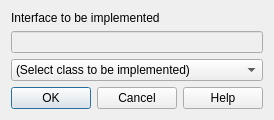
<?xml version="1.0" encoding="UTF-8"?>
<ui version="4.0">
 <class>IDD_ImplBox</class>
 <widget class="QDialog" name="IDD_ImplBox">
  <property name="geometry">
   <rect>
    <x>0</x>
    <y>0</y>
    <width>261</width>
    <height>120</height>
   </rect>
  </property>
  <property name="sizePolicy">
   <sizepolicy hsizetype="Minimum" vsizetype="Minimum">
    <horstretch>0</horstretch>
    <verstretch>0</verstretch>
   </sizepolicy>
  </property>
  <property name="windowTitle">
   <string>Implementation</string>
  </property>
  <layout class="QGridLayout" name="gridLayout">
   <property name="margin">
    <number>11</number>
   </property>
   <item row="0" column="0">
    <layout class="QVBoxLayout">
     <property name="spacing">
      <number>6</number>
     </property>
     <property name="margin">
      <number>0</number>
     </property>
     <item>
      <widget class="QLabel" name="Label_IDC_ComboEx">
       <property name="focusPolicy">
        <enum>Qt::NoFocus</enum>
       </property>
       <property name="text">
        <string>Interface to be implemented</string>
       </property>
       <property name="alignment">
        <set>Qt::AlignVCenter</set>
       </property>
      </widget>
     </item>
     <item>
      <widget class="QLineEdit" name="ImplSel">
       <property name="enabled">
        <bool>false</bool>
       </property>
       <property name="focusPolicy">
        <enum>Qt::NoFocus</enum>
       </property>
       <property name="alignment">
        <set>Qt::AlignLeading</set>
       </property>
      </widget>
     </item>
     <item>
      <widget class="QComboBox" name="ImplTypes">
       <property name="sizeAdjustPolicy">
        <enum>QComboBox::AdjustToContents</enum>
       </property>
       <item>
        <property name="text">
         <string>(Select class to be implemented)</string>
        </property>
       </item>
      </widget>
     </item>
    </layout>
   </item>
   <item row="1" column="0">
    <layout class="QHBoxLayout">
     <property name="spacing">
      <number>6</number>
     </property>
     <property name="margin">
      <number>0</number>
     </property>
     <item>
      <widget class="QPushButton" name="ID_OK">
       <property name="focusPolicy">
        <enum>Qt::NoFocus</enum>
       </property>
       <property name="text">
        <string>OK</string>
       </property>
       <property name="default">
        <bool>true</bool>
       </property>
      </widget>
     </item>
     <item>
      <widget class="QPushButton" name="ID_CANCEL">
       <property name="focusPolicy">
        <enum>Qt::NoFocus</enum>
       </property>
       <property name="text">
        <string>Cancel</string>
       </property>
      </widget>
     </item>
     <item>
      <widget class="QPushButton" name="ID_HELP">
       <property name="focusPolicy">
        <enum>Qt::NoFocus</enum>
       </property>
       <property name="text">
        <string>Help</string>
       </property>
      </widget>
     </item>
    </layout>
   </item>
  </layout>
 </widget>
 <layoutdefault spacing="6" margin="11"/>
 <tabstops>
  <tabstop>ImplTypes</tabstop>
 </tabstops>
 <resources/>
 <connections/>
</ui>
